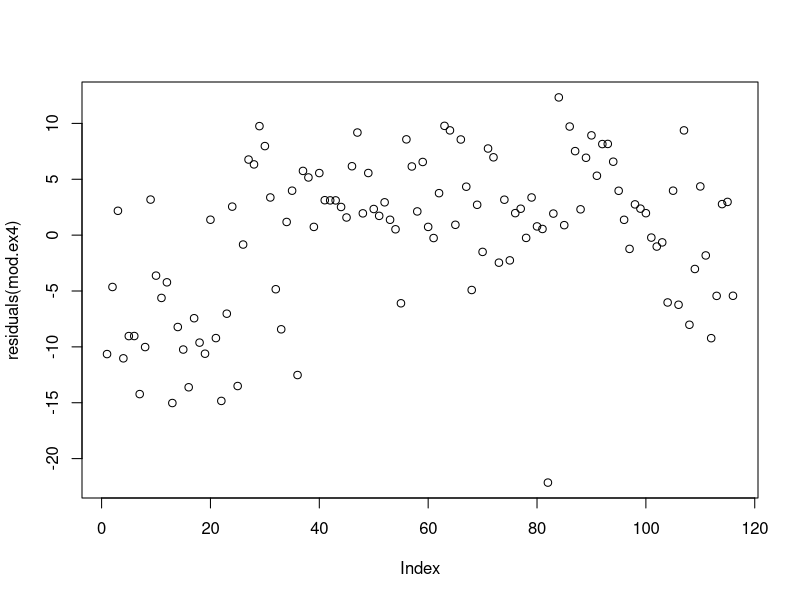

Write the R code that produced this figure.
### Exercise 4 ###

mod.ex4 = lm(Temp~Ozone, data=airquality)
res.ex4 = residuals(mod.ex4)
RSS.ex4 = sum(res.ex4^2)
k = 2
n = length(res.ex4)

dat.new = subset(airquality, Ozone!="NA")
ssy.ex4 = deviance(lm(Temp~1, data=dat.new))
adjr2 = 1-(RSS.ex4/(n-k))/(ssy.ex4/(n-1))
adjr2

# R^2 = 0.48321

summary(mod.ex4)
 
### Exercise 5 ###

## Independence of residuals 
plot(residuals(mod.ex4))

install.packages(lmtest)
library(lmtest)
dwtest(mod.ex4, alternative=c("two.sided"))

# The residuals show a clear temporal autocorrelation (p-value = 7.276e-06)

## Homoscedasticity
install.packages(lmtest)
library(lmtest)
bptest(mod.ex4)

# The residuals are homoscedastic (p-value = 0.0721)

## Normally distributed residuals

shapiro.test(residuals(mod.ex4))

# Residuals are not normally distributed (p-value = 0.000226)
